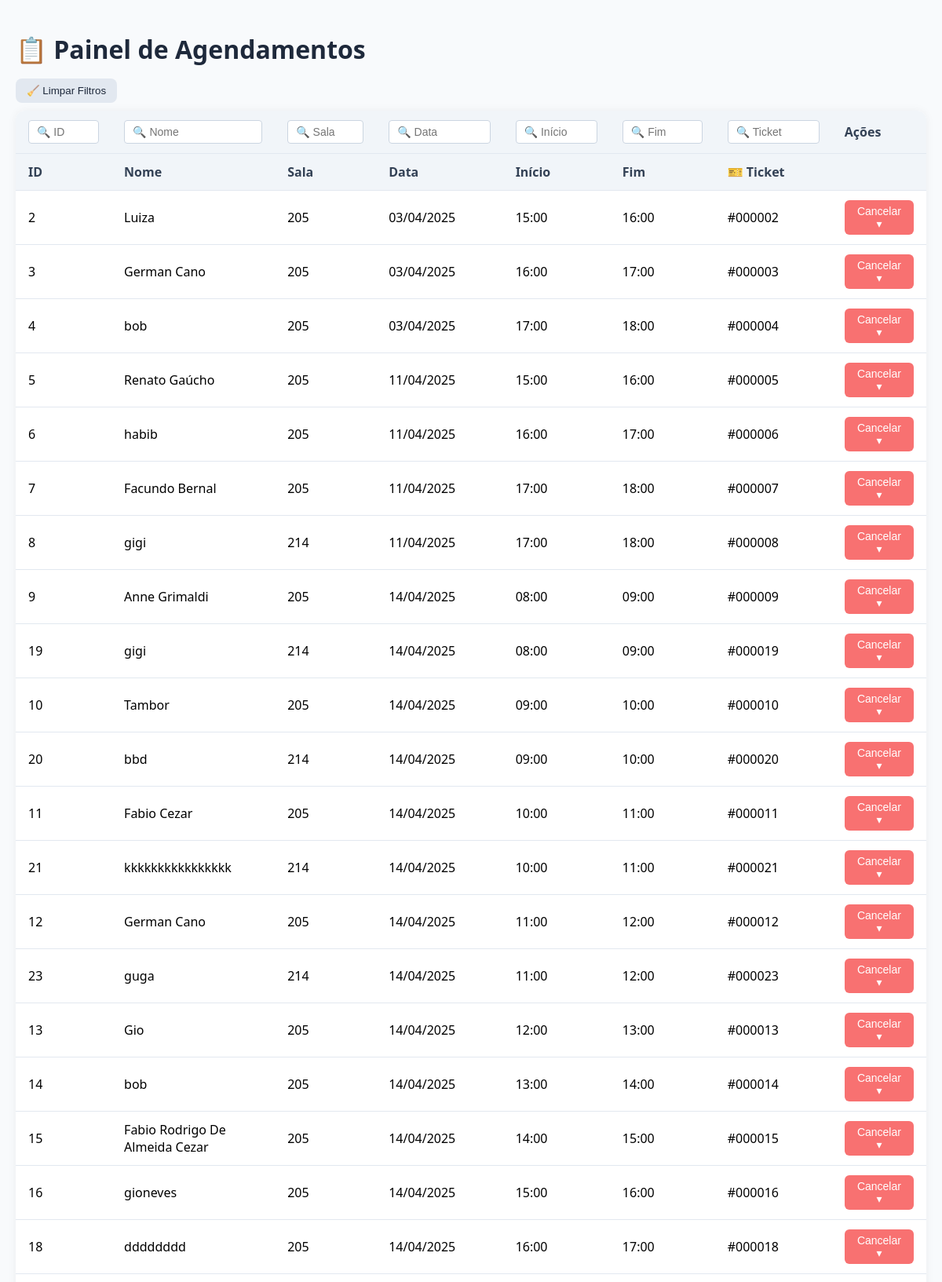
Screenshot of /agendamentos (signed in, upper part) with the database file from the repository.
### app/agendamento.py (models this page shows)
class Agendamento(db.Model):
    id = db.Column(db.Integer, primary_key=True)
    nome = db.Column(db.String(100), nullable=False)
    sala = db.Column(db.String(10), nullable=False)
    data = db.Column(db.String(10), nullable=False)
    inicio = db.Column(db.DateTime, nullable=False)
    fim = db.Column(db.DateTime, nullable=False)

### app/agendamento.py (the view)
@app.route("/agendamentos")
def listar_agendamentos():
    if session.get("admin_autorizado") != True:
        return redirect(url_for("login_admin"))
    agendamentos = Agendamento.query.order_by(Agendamento.data, Agendamento.inicio).all()
    for a in agendamentos:
        try:
            a.data_formatada = datetime.strptime(a.data, "%Y-%m-%d").strftime("%d/%m/%Y")
        except ValueError:
            a.data_formatada = a.data
        a.ticket_formatado = f"{a.id:06d}"
    return render_template("agendamentos.html", agendamentos=agendamentos)

### app/agendamento.py (called while the page is built)
@app.after_request
def add_header(response):
    response.headers["Cache-Control"] = "no-store, no-cache, must-revalidate, max-age=0"
    return response

### app/templates/agendamentos.html (shortened to what this page needs)
<!DOCTYPE html>
<html lang="pt-BR">
<head>
</head>
<body>
  <h1>📋 Painel de Agendamentos</h1>
  <div class="filtros-actions">
    <button class="limpar-filtros" onclick="limparFiltros()">🧹 Limpar Filtros</button>
  </div>
  <table id="tabela-agendamentos">
    <thead>
      <tr>
        <th><input type="text" placeholder="🔍 ID" onkeyup="filtrarTabela(0)"></th>
        <th><input type="text" placeholder="🔍 Nome" onkeyup="filtrarTabela(1)"></th>
        <th><input type="text" placeholder="🔍 Sala" onkeyup="filtrarTabela(2)"></th>
        <th><input type="text" placeholder="🔍 Data" onkeyup="filtrarTabela(3)"></th>
        <th><input type="text" placeholder="🔍 Início" onkeyup="filtrarTabela(4)"></th>
        <th><input type="text" placeholder="🔍 Fim" onkeyup="filtrarTabela(5)"></th>
        <th><input type="text" placeholder="🔍 Ticket" onkeyup="filtrarTabela(6)"></th>
        <th>Ações</th>
      </tr>
      <tr>
        <th>ID</th>
        <th>Nome</th>
        <th>Sala</th>
        <th>Data</th>
        <th>Início</th>
        <th>Fim</th>
        <th>🎫 Ticket</th>
        <th></th>
      </tr>
    </thead>
    <tbody>
      {% for a in agendamentos %}
      <tr>
        <td>{{ a.id }}</td>
        <td>{{ a.nome }}</td>
        <td>{{ a.sala }}</td>
        <td>{{ a.data_formatada }}</td>
        <td>{{ a.inicio.strftime('%H:%M') }}</td>
        <td>{{ a.fim.strftime('%H:%M') }}</td>
        <td>#{{ a.ticket_formatado }}</td>
        <td>
          <div class="dropdown">
            <button class="cancelar-btn" onclick="toggleDropdown(this)">Cancelar ▾</button>
          </div>
        </td>
      </tr>
      {% endfor %}
    </tbody>
  </table>
</body>
</html>

### app/templates/agendamentos.html (style rules this page uses)
body { font-family: 'Segoe UI', sans-serif; background-color: #f8fafc; margin: 0; padding: 20px; }
h1 { color: #1e293b; margin-bottom: 16px; }
.filtros-actions { margin-bottom: 10px; }
.limpar-filtros { background: #e2e8f0; color: #1e293b; border: none; padding: 8px 14px; border-radius: 8px; font-weight: 500; cursor: pointer; }
table { width: 100%; border-collapse: collapse; background: white; border-radius: 12px; box-shadow: 0 0 12px rgba(0, 0, 0, 0.05); overflow: hidden; }
th, td { padding: 12px 16px; border-bottom: 1px solid #e2e8f0; text-align: left; }
th { background-color: #f1f5f9; color: #334155; font-weight: 600; }
input[type="text"] { width: 100%; padding: 6px 10px; border: 1px solid #cbd5e1; border-radius: 4px; font-size: 14px; box-sizing: border-box; }
.dropdown { position: relative; display: inline-block; }
.cancelar-btn { background: #f87171; color: white; border: none; border-radius: 6px; padding: 6px 14px; font-size: 14px; cursor: pointer; }

### rows the page displays
Agendamento: id "2", nome "Luiza", sala "205", data_formatada "03/04/2025", inicio "15:00", fim "16:00", ticket_formatado "000002"
Agendamento: id "3", nome "German Cano", sala "205", data_formatada "03/04/2025", inicio "16:00", fim "17:00", ticket_formatado "000003"
Agendamento: id "4", nome "bob", sala "205", data_formatada "03/04/2025", inicio "17:00", fim "18:00", ticket_formatado "000004"
Agendamento: id "5", nome "Renato Gaúcho", sala "205", data_formatada "11/04/2025", inicio "15:00", fim "16:00", ticket_formatado "000005"
Agendamento: id "6", nome "habib", sala "205", data_formatada "11/04/2025", inicio "16:00", fim "17:00", ticket_formatado "000006"
Agendamento: id "7", nome "Facundo Bernal", sala "205", data_formatada "11/04/2025", inicio "17:00", fim "18:00", ticket_formatado "000007"
Agendamento: id "8", nome "gigi", sala "214", data_formatada "11/04/2025", inicio "17:00", fim "18:00", ticket_formatado "000008"
Agendamento: id "9", nome "Anne Grimaldi", sala "205", data_formatada "14/04/2025", inicio "08:00", fim "09:00", ticket_formatado "000009"
Agendamento: id "19", nome "gigi", sala "214", data_formatada "14/04/2025", inicio "08:00", fim "09:00", ticket_formatado "000019"
Agendamento: id "10", nome "Tambor", sala "205", data_formatada "14/04/2025", inicio "09:00", fim "10:00", ticket_formatado "000010"
Agendamento: id "20", nome "bbd", sala "214", data_formatada "14/04/2025", inicio "09:00", fim "10:00", ticket_formatado "000020"
Agendamento: id "11", nome "Fabio Cezar", sala "205", data_formatada "14/04/2025", inicio "10:00", fim "11:00", ticket_formatado "000011"
Agendamento: id "21", nome "kkkkkkkkkkkkkkkk", sala "214", data_formatada "14/04/2025", inicio "10:00", fim "11:00", ticket_formatado "000021"
Agendamento: id "12", nome "German Cano", sala "205", data_formatada "14/04/2025", inicio "11:00", fim "12:00", ticket_formatado "000012"
Agendamento: id "23", nome "guga", sala "214", data_formatada "14/04/2025", inicio "11:00", fim "12:00", ticket_formatado "000023"
Agendamento: id "13", nome "Gio", sala "205", data_formatada "14/04/2025", inicio "12:00", fim "13:00", ticket_formatado "000013"
Agendamento: id "14", nome "bob", sala "205", data_formatada "14/04/2025", inicio "13:00", fim "14:00", ticket_formatado "000014"
Agendamento: id "15", nome "Fabio Rodrigo De Almeida Cezar", sala "205", data_formatada "14/04/2025", inicio "14:00", fim "15:00", ticket_formatado "000015"
Agendamento: id "16", nome "gioneves", sala "205", data_formatada "14/04/2025", inicio "15:00", fim "16:00", ticket_formatado "000016"
Agendamento: id "18", nome "dddddddd", sala "205", data_formatada "14/04/2025", inicio "16:00", fim "17:00", ticket_formatado "000018"
